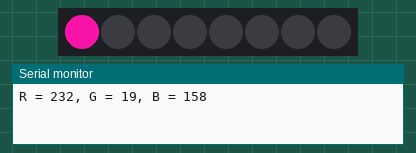
The sketch below on a simulated Arduino Uno, built with avr-gcc and run on an emulated ATmega328P. On the bench: 8 RGB LEDs in strip order, left to right, the last lines printed to the serial monitor. Dim RGB values are drawn brighter than linear; random numbers use the default seed unless the sketch sets one.

Above: at 0.1 s.
At 3.6 s:
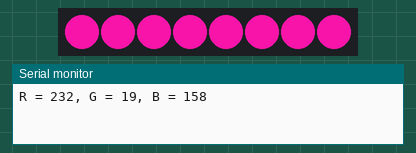
At 8.3 s:
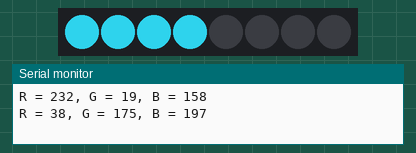
At 17.0 s:
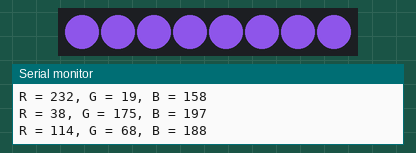
At 27.4 s:
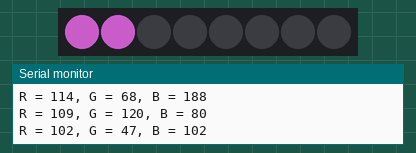
At 37.1 s:
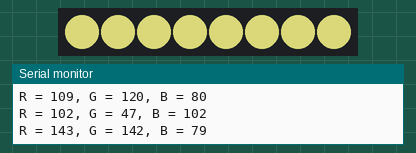
Timing chart, 0 to 40.0 s (numbered marks = the images above):
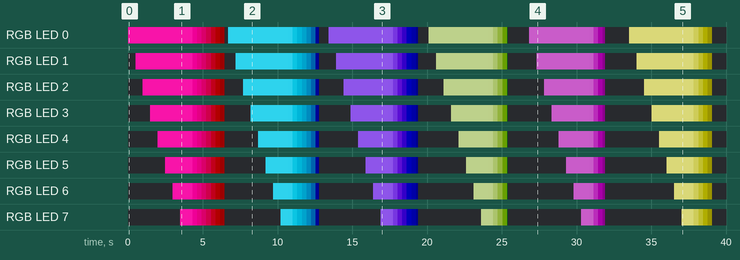

Measured:
- by itself, RGB LED 2: off → RGB(232, 19, 158) at 1.0 s, → RGB(231, 18, 157) 3.0 s later, → RGB(202, 0, 128) 0.31 s later, → RGB(173, 0, 99) 0.31 s later, … (48 changes in this stretch)
- by itself, RGB LED 3: off → RGB(232, 19, 158) at 1.5 s, → RGB(231, 18, 157) 2.5 s later, → RGB(202, 0, 128) 0.31 s later, → RGB(173, 0, 99) 0.31 s later, … (48 changes in this stretch)
- what the display in image 2 shows lasts 0.5 s, from 8.2 s to 8.7 s

The sketch:

NeoPixel_1x8_LED_Strip_demo.ino
```cpp
#include <Adafruit_NeoPixel.h>

#define PIN 2 // Connect DI pin of grid to pin 2 of Arduino
#define NUMPIXELS 8

int LED;
int R, G, B;

Adafruit_NeoPixel strip(NUMPIXELS, PIN, NEO_GRB + NEO_KHZ800);
//                      ^          ^          ^            ^
//               Amount of    The pin      Color format  Data trasfer
//               LED's on    DI of strip   GRB or RGB    rate, either
//               the strip   is connected               800KHz or 400KHz

void setup() {
  strip.begin();
  strip.setBrightness(255);
  strip.clear();

  Serial.begin(9600);
}

void loop() {

  R = random(0, 255);
  G = random(0, 255);
  B = random(0, 255);

  Serial.print(String("R = ") + R + String(", "));
  Serial.print(String("G = ") + G + String(", "));
  Serial.println(String("B = ") + B);

  strip.setBrightness(255);

  for (int LED = 0; LED < NUMPIXELS; LED++) {

    strip.setPixelColor(LED, strip.Color(R, G, B));
    strip.show();
    delay(500);

  }

  // Fade out color
  for (int brightness = 255; brightness >= 1; brightness--) {
    strip.setBrightness(brightness);
    strip.show();
    delay(10);
  }

}
```
